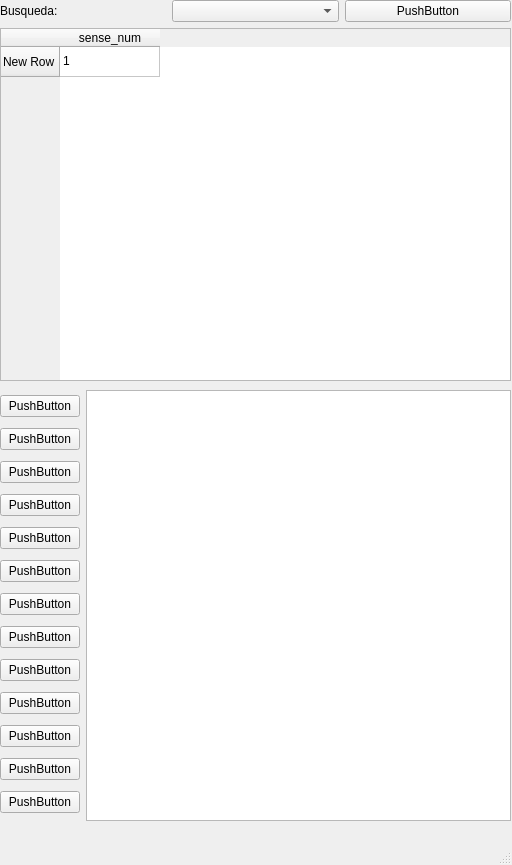
<?xml version="1.0" encoding="UTF-8"?>
<ui version="4.0">
 <class>MainWindow</class>
 <widget class="QMainWindow" name="MainWindow">
  <property name="geometry">
   <rect>
    <x>0</x>
    <y>0</y>
    <width>512</width>
    <height>865</height>
   </rect>
  </property>
  <property name="windowTitle">
   <string>QtNLP_Wordnet</string>
  </property>
  <widget class="QWidget" name="centralwidget">
   <widget class="QWidget" name="widget" native="true">
    <property name="geometry">
     <rect>
      <x>0</x>
      <y>0</y>
      <width>511</width>
      <height>381</height>
     </rect>
    </property>
    <layout class="QGridLayout" name="gridLayout_2">
     <item row="0" column="0">
      <layout class="QGridLayout" name="gridLayout">
       <item row="0" column="0">
        <layout class="QHBoxLayout" name="horizontalLayout">
         <item>
          <widget class="QLabel" name="label">
           <property name="text">
            <string>Busqueda:</string>
           </property>
          </widget>
         </item>
         <item>
          <widget class="QComboBox" name="comboBox"/>
         </item>
         <item>
          <widget class="QPushButton" name="pushButton">
           <property name="text">
            <string>PushButton</string>
           </property>
          </widget>
         </item>
        </layout>
       </item>
       <item row="1" column="0">
        <widget class="QTableWidget" name="tableWidget">
         <row>
          <property name="text">
           <string>New Row</string>
          </property>
         </row>
         <column>
          <property name="text">
           <string>sense_num</string>
          </property>
         </column>
         <item row="0" column="0">
          <property name="text">
           <string>1</string>
          </property>
         </item>
        </widget>
       </item>
      </layout>
     </item>
    </layout>
   </widget>
   <widget class="QWidget" name="widget_2" native="true">
    <property name="geometry">
     <rect>
      <x>0</x>
      <y>390</y>
      <width>511</width>
      <height>431</height>
     </rect>
    </property>
    <layout class="QGridLayout" name="gridLayout_3">
     <item row="0" column="0">
      <layout class="QHBoxLayout" name="horizontalLayout_2">
       <item>
        <layout class="QVBoxLayout" name="verticalLayout">
         <item>
          <widget class="QPushButton" name="pushButton_2">
           <property name="text">
            <string>PushButton</string>
           </property>
          </widget>
         </item>
         <item>
          <widget class="QPushButton" name="pushButton_3">
           <property name="text">
            <string>PushButton</string>
           </property>
          </widget>
         </item>
         <item>
          <widget class="QPushButton" name="pushButton_4">
           <property name="text">
            <string>PushButton</string>
           </property>
          </widget>
         </item>
         <item>
          <widget class="QPushButton" name="pushButton_5">
           <property name="text">
            <string>PushButton</string>
           </property>
          </widget>
         </item>
         <item>
          <widget class="QPushButton" name="pushButton_6">
           <property name="text">
            <string>PushButton</string>
           </property>
          </widget>
         </item>
         <item>
          <widget class="QPushButton" name="pushButton_7">
           <property name="text">
            <string>PushButton</string>
           </property>
          </widget>
         </item>
         <item>
          <widget class="QPushButton" name="pushButton_8">
           <property name="text">
            <string>PushButton</string>
           </property>
          </widget>
         </item>
         <item>
          <widget class="QPushButton" name="pushButton_9">
           <property name="text">
            <string>PushButton</string>
           </property>
          </widget>
         </item>
         <item>
          <widget class="QPushButton" name="pushButton_10">
           <property name="text">
            <string>PushButton</string>
           </property>
          </widget>
         </item>
         <item>
          <widget class="QPushButton" name="pushButton_11">
           <property name="text">
            <string>PushButton</string>
           </property>
          </widget>
         </item>
         <item>
          <widget class="QPushButton" name="pushButton_12">
           <property name="text">
            <string>PushButton</string>
           </property>
          </widget>
         </item>
         <item>
          <widget class="QPushButton" name="pushButton_13">
           <property name="text">
            <string>PushButton</string>
           </property>
          </widget>
         </item>
         <item>
          <widget class="QPushButton" name="pushButton_14">
           <property name="text">
            <string>PushButton</string>
           </property>
          </widget>
         </item>
        </layout>
       </item>
       <item>
        <widget class="QListWidget" name="listWidget"/>
       </item>
      </layout>
     </item>
    </layout>
   </widget>
  </widget>
  <widget class="QMenuBar" name="menubar">
   <property name="geometry">
    <rect>
     <x>0</x>
     <y>0</y>
     <width>512</width>
     <height>20</height>
    </rect>
   </property>
  </widget>
  <widget class="QStatusBar" name="statusbar"/>
 </widget>
 <resources/>
 <connections/>
</ui>
